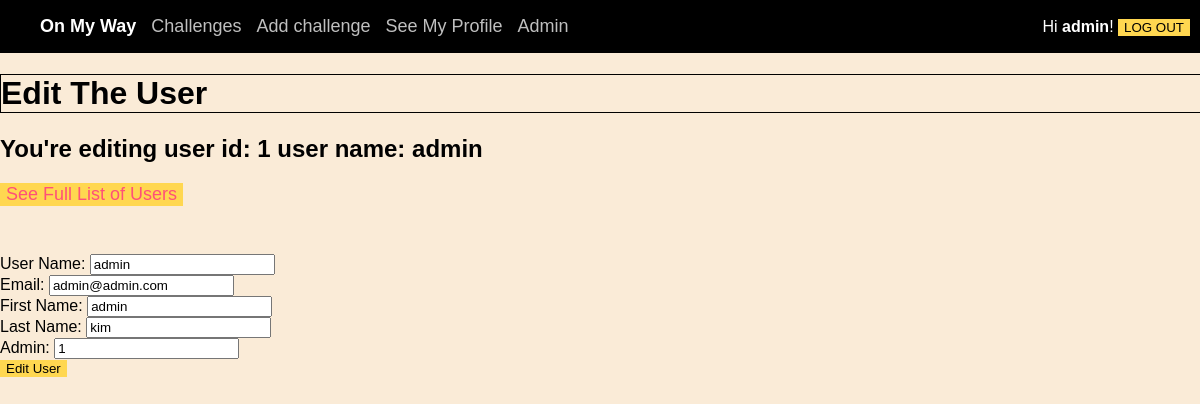
Page /index.php?action=admin_edit&id=1 (signed in) on the committed database.
### tables this page shows
CREATE TABLE users (
  id int(11) NOT NULL AUTO_INCREMENT,
  username varchar(64) NOT NULL,
  password varchar(64) NOT NULL,
  first_name varchar(64) NOT NULL,
  last_name varchar(64) NOT NULL,
  email varchar(64) NOT NULL,
  created_date datetime NOT NULL,
  points_total int(11) DEFAULT '0',
  admin tinyint(1) NOT NULL,
  PRIMARY KEY (id)
);

### controller/adminContr.class.php (called while the page is built, shortened)
<?php
include './model/adminManager.php';
class AdminContr {
    public static function adminEdit(){
        $admin_edit_manager = new Admin();
        $id = $_GET['id'];
        $user = $admin_edit_manager->showEntry($id);
        include './view/adminEditView.php';
    }
}

### model/adminManager.php (called while the page is built, shortened)
<?php
class Admin extends Db {
    function showEntry($id)
    {
        $db = Db::connectDB();
        $users = $db->prepare('SELECT * FROM users WHERE id = ?');
        $users->execute([$id]);
        $user = $users->fetch();
        return $user;
    }
}

### view/adminEditView.php (the view, shortened to what this page needs)
<h1>Edit The User</h1>
<h2>You're editing user id: <?= $user['id'];?> user name: <?= $user['username'];?></h2>
<div class="btn">
    <button type="button">
    <a href="<?= ADMIN_PATH ?>">See Full List of Users</a>
    </button>
</div>
<form method="POST" action="" style="margin-top: 3rem;">
    <div>
        User Name: <input type="text" name="username" value=<?= isset($user['username'])? $user['username']:" ";?>><br>
        Email: <input type="text" name="email" value=<?= isset($user['email'])? $user['email']:" ";?>><br>
        First Name: <input type="text" name="first_name" value=<?= isset($user['first_name'])? $user['first_name']:" ";?>><br>
        Last Name: <input type="text" name="last_name" value=<?= isset($user['last_name'])? $user['last_name']:" ";?>><br>
        Admin: <input type="text" name="admin" value=<?= isset($user['admin'])? $user['admin']:" ";?>><br>
    </div>
    <div>
        <button type="submit" name="edit" value="edit">Edit User</button>
    </div>
</form>
<?php
    include 'template.php';
?>

### public/styles.css (style rules this page uses)
body { font-family: Verdana, Geneva, Tahoma, sans-serif; width: auto; background-color: antiquewhite; }
h1 { width: 100%; border: 1px solid black; background-color: antiquewhite; }
button { margin-right: 10px; background-color: #FFD750; border: none; text-align: left; }
a { color: #FF5078; text-decoration: none; font-size: large; }
html, body { margin: 0; }
html, body { height: 100%; margin: 0; padding: 0; }

### rows in the picture
users: id "1", username "admin", email "admin@admin.com", first_name "admin", last_name "kim", admin "1"

### other values in the picture
$_SESSION['user'] "admin"
